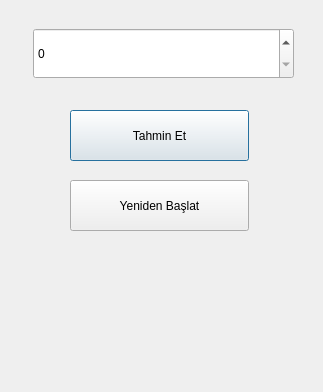
<?xml version="1.0" encoding="UTF-8"?>
<ui version="4.0">
 <class>Dialog</class>
 <widget class="QDialog" name="Dialog">
  <property name="geometry">
   <rect>
    <x>0</x>
    <y>0</y>
    <width>323</width>
    <height>392</height>
   </rect>
  </property>
  <property name="windowTitle">
   <string>Dialog</string>
  </property>
  <widget class="QSpinBox" name="spinBox">
   <property name="geometry">
    <rect>
     <x>33</x>
     <y>28</y>
     <width>261</width>
     <height>51</height>
    </rect>
   </property>
  </widget>
  <widget class="QLabel" name="label">
   <property name="geometry">
    <rect>
     <x>40</x>
     <y>270</y>
     <width>251</width>
     <height>71</height>
    </rect>
   </property>
   <property name="text">
    <string/>
   </property>
  </widget>
  <widget class="QPushButton" name="btnTahmin">
   <property name="geometry">
    <rect>
     <x>70</x>
     <y>110</y>
     <width>179</width>
     <height>51</height>
    </rect>
   </property>
   <property name="text">
    <string>Tahmin Et</string>
   </property>
  </widget>
  <widget class="QPushButton" name="btnYenidenBaslat">
   <property name="geometry">
    <rect>
     <x>70</x>
     <y>180</y>
     <width>179</width>
     <height>51</height>
    </rect>
   </property>
   <property name="text">
    <string>Yeniden Başlat</string>
   </property>
  </widget>
 </widget>
 <tabstops>
  <tabstop>spinBox</tabstop>
 </tabstops>
 <resources/>
 <connections/>
</ui>
